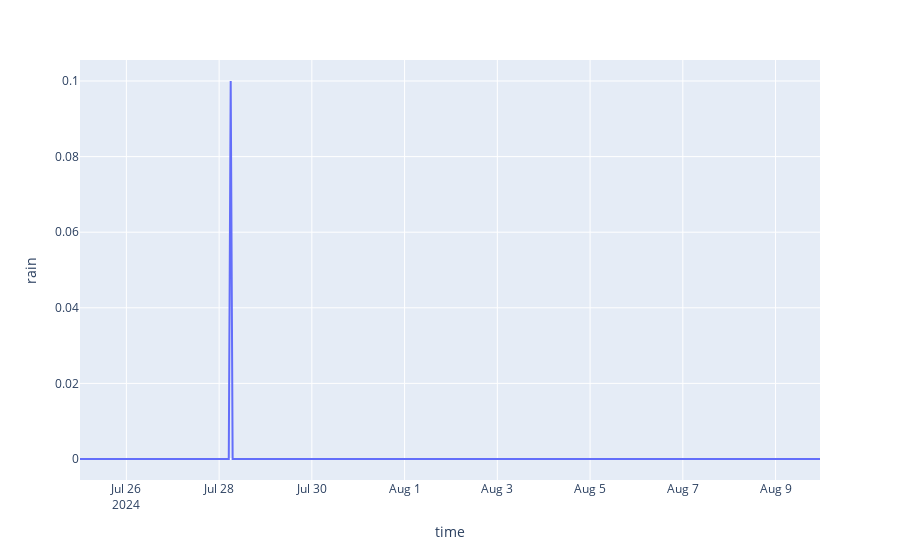

Here is the notebook cell this chart was saved with:
### Code cell
import plotly.express as px
import pandas as pd

df = pd.DataFrame(hourly_data)
print(df)

fig = px.line(df, x="time", y="rain")
fig.show()

### Figure 1 — Plotly figure (JSON) as saved in the notebook; plotly's stock layout.template omitted (floating-point values rounded to 4 significant figures; data arrays with more than 128 entries replaced by an {"elided": "..."} marker saying what was removed)
{"data": [{"hovertemplate": "time=%{x}<br>rain=%{y}<extra></extra>", "legendgroup": "", "line": {"color": "#636efa", "dash": "solid"}, "marker": {"symbol": "circle"}, "mode": "lines", "name": "", "orientation": "v", "showlegend": false, "type": "scatter", "x": {"elided": "384 str values"}, "xaxis": "x", "y": {"elided": "384 float values"}, "yaxis": "y"}], "layout": {"legend": {"tracegroupgap": 0}, "margin": {"t": 60}, "xaxis": {"anchor": "y", "domain": [0, 1], "title": {"text": "time"}}, "yaxis": {"anchor": "x", "domain": [0, 1], "title": {"text": "rain"}}}}
